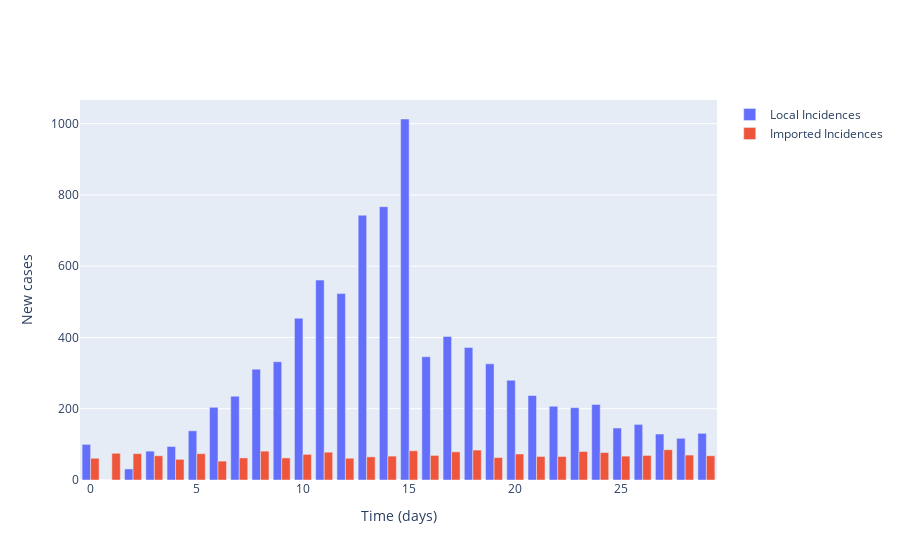

This figure's notebook cell:
### Markdown cell above
## Plot local incidence numbers and imported cases

### Code cell
# Plot (bar chart cases each day)
fig = go.Figure()

# Plot of incidences
fig.add_trace(
    go.Bar(
        x=times,
        y=locally_infected_cases,
        name='Local Incidences'
    )
)

fig.add_trace(
    go.Bar(
        x=times,
        y=imported_cases,
        name='Imported Incidences'
    )
)

# Add axis labels
fig.update_layout(
    xaxis_title='Time (days)',
    yaxis_title='New cases'
)

fig.show()

### Figure 1 — Plotly figure (JSON) as saved in the notebook; plotly's stock layout.template omitted (floating-point values rounded to 4 significant figures)
{"data": [{"name": "Local Incidences", "type": "bar", "x": [0, 1, 2, 3, 4, 5, 6, 7, 8, 9, 10, 11, 12, 13, 14, 15, 16, 17, 18, 19, 20, 21, 22, 23, 24, 25, 26, 27, 28, 29], "y": [100, 0, 31, 81, 94, 138, 204, 235, 311, 332, 454, 561, 523, 743, 767, 1013, 346, 403, 372, 326, 280, 237, 207, 203, 212, 146, 156, 129, 117, 131]}, {"name": "Imported Incidences", "type": "bar", "x": [0, 1, 2, 3, 4, 5, 6, 7, 8, 9, 10, 11, 12, 13, 14, 15, 16, 17, 18, 19, 20, 21, 22, 23, 24, 25, 26, 27, 28, 29], "y": [61, 75, 74, 68, 58, 74, 53, 62, 81, 62, 72, 78, 61, 65, 67, 82, 69, 79, 84, 63, 73, 66, 66, 80, 77, 67, 69, 85, 70, 68]}], "layout": {"xaxis": {"title": {"text": "Time (days)"}}, "yaxis": {"title": {"text": "New cases"}}}}
